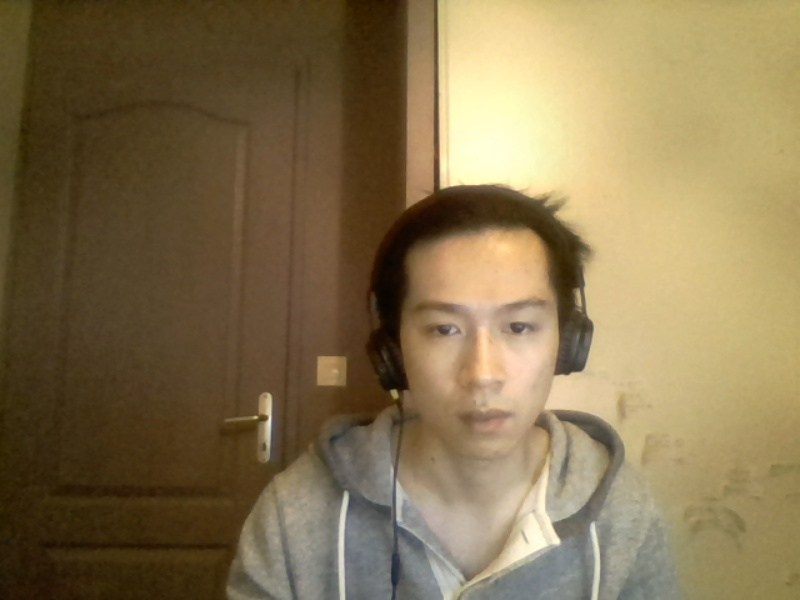
#> input picture tete/figure/image.jpg, 800 x 600 px
$ python figure.py
#> lines starting #> are read from the running program, lines starting #| are printed output that depends on the picture; after the words box and inside, x2 and y2 are one past the last pixel; in counts of white or black regions, pixels touching at a corner belong together
import cv2
import numpy as np

faceCascade = cv2.CascadeClassifier("haar/haarcascade_frontalface_alt2.xml")
eyes_cascade = cv2.CascadeClassifier("haar/haarcascade_eye.xml")

img = cv2.imread("image.jpg")
#> img is the input picture: shape (600, 800, 3); mean B, G, R 79.7, 115.3, 133.8

gray=cv2.cvtColor(img, cv2.COLOR_BGR2GRAY)
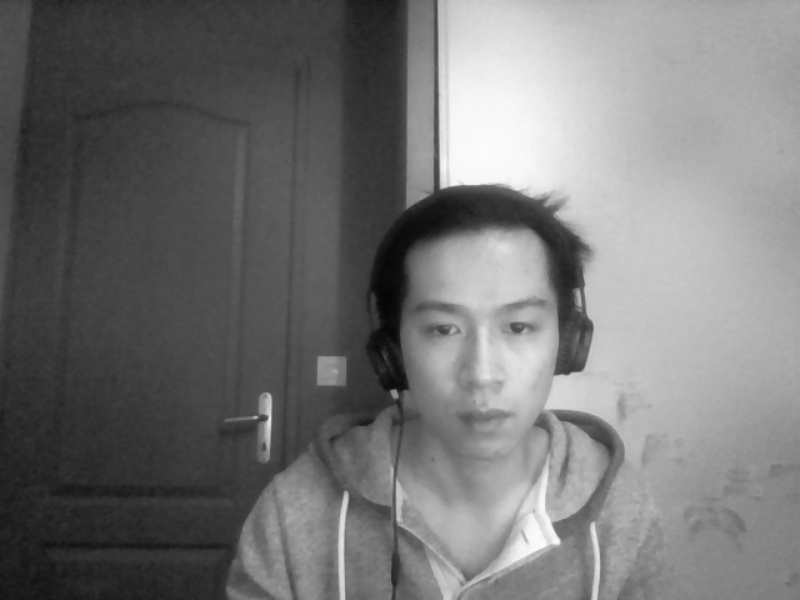
#> gray: shape (600, 800); min 5, max 252, mean 116.8
faces = faceCascade.detectMultiScale(
    gray,
    scaleFactor=1.3,
    minNeighbors=1,
    minSize=(60, 100),
    flags=cv2.CASCADE_SCALE_IMAGE
)
#> faces = [[381, 254, 193, 193]]

for x, y, w, h in faces:
    cv2.rectangle(img, (x, y), (x+w, y+h), (0, 0, 255), 2)
    crop = img[y:y+h, x+20:x+w-20]
    gray_crop = gray[y:y+h, x+20:x+w-20]

    eyes = eyes_cascade.detectMultiScale(
        gray_crop,
        scaleFactor=1.1,
        minNeighbors=1,
        minSize=(30, 30),
        flags=cv2.CASCADE_SCALE_IMAGE
    )


    liste = [[], [], [], [], [], [], [], [], [], [], [], [], [], [], [], [],
             [], [], [], [], [], [], [], [], [], [], [], [], [], [], [], [],
             [], [], [], [], [], [], [], [], [], [], [], [], [], [], [], [],
             [], [], [], [], [], [], [], [], [], [], [], [], [], [], [], [],
             [], [], [], [], [], [], [], [], [], [], [], [], [], [], [], [],
             [], [], [], [], [], [], [], [], [], [], [], [], [], [], [], [],
             [], [], [], [], [], [], [], [], [], [], [], [], [], [], [], [],
             [], [], [], [], [], [], [], [], [], [], [], [], [], [], [], [],
             [], [], [], [], [], [], [], [], [], [], [], [], [], [], [], [],
             [], [], [], [], [], [], [], [], [], [], [], [], [], [], [], [],
             [], [], [], [], [], [], [], [], [], [], [], [], [], [], [], [],
             [], [], [], [], [], [], [], [], [], [], [], [], [], [], [], [],
             [], [], [], [], [], [], [], [], [], [], [], [], [], [], [], [],
             [], [], [], [], [], [], [], [], [], [], [], [], [], [], [], [],
             [], [], [], [], [], [], [], [], [], [], [], [], [], [], [], [],
             [], [], [], [], [], [], [], [], [], [], [], [], [], [], [], [],
             [], [], [], [], [], [], [], [], [], [], [], [], [], [], [], [],
             [], [], [], [], [], [], [], [], [], [], [], [], [], [], [], [],
             [], [], [], [], [], [], [], [], [], [], [], [], [], [], [], [],
             [], [], [], [], [], [], [], [], [], [], [], [], [], [], [], [],
             [], [], [], [], [], [], [], [], [], [], [], [], [], [], [], [],
             [], [], [], [], [], [], [], [], [], [], [], [], [], [], [], [],
             [], [], [], [], [], [], [], [], [], [], [], [], [], [], [], [],
             [], [], [], [], [], [], [], [], [], [], [], [], [], [], [], [],
             [], [], [], [], [], [], [], [], [], [], [], [], [], [], [], [],
             [], [], [], [], [], [], [], [], [], [], [], [], [], [], [], [],
             [], [], [], [], [], [], [], [], [], [], [], [], [], [], [], [],
             [], [], [], [], [], [], [], [], [], [], [], [], [], [], [], [],
             [], [], [], [], [], [], [], [], [], [], [], [], [], [], [], [],
             [], [], [], [], [], [], [], [], [], [], [], [], [], [], [], [],
             [], [], [], [], [], [], [], [], [], [], [], [], [], [], [], [],
             [], [], [], [], [], [], [], [], [], [], [], [], [], [], [], []]


    new = 0
    alpha_numeric = [[], [], [], [], [], [], [], [], [], [], [], [], [], [], [], [],
                     [], [], [], [], [], [], [], [], [], [], [], [], [], [], [], [],
                     [], [], [], [], [], [], [], [], [], [], [], [], [], [], [], [],
                     [], [], [], [], [], [], [], [], [], [], [], [], [], [], [], [],
                     [], [], [], [], [], [], [], [], [], [], [], [], [], [], [], [],
                     [], [], [], [], [], [], [], [], [], [], [], [], [], [], [], [],
                     [], [], [], [], [], [], [], [], [], [], [], [], [], [], [], [],
                     [], [], [], [], [], [], [], [], [], [], [], [], [], [], [], [],
                     [], [], [], [], [], [], [], [], [], [], [], [], [], [], [], [],
                     [], [], [], [], [], [], [], [], [], [], [], [], [], [], [], [],
                     [], [], [], [], [], [], [], [], [], [], [], [], [], [], [], [],
                     [], [], [], [], [], [], [], [], [], [], [], [], [], [], [], [],
                     [], [], [], [], [], [], [], [], [], [], [], [], [], [], [], [],
                     [], [], [], [], [], [], [], [], [], [], [], [], [], [], [], [],
                     [], [], [], [], [], [], [], [], [], [], [], [], [], [], [], [],
                     [], [], [], [], [], [], [], [], [], [], [], [], [], [], [], [],
                     [], [], [], [], [], [], [], [], [], [], [], [], [], [], [], [],
                     [], [], [], [], [], [], [], [], [], [], [], [], [], [], [], [],
                     [], [], [], [], [], [], [], [], [], [], [], [], [], [], [], [],
                     [], [], [], [], [], [], [], [], [], [], [], [], [], [], [], [],
                     [], [], [], [], [], [], [], [], [], [], [], [], [], [], [], [],
                     [], [], [], [], [], [], [], [], [], [], [], [], [], [], [], [],
                     [], [], [], [], [], [], [], [], [], [], [], [], [], [], [], [],
                     [], [], [], [], [], [], [], [], [], [], [], [], [], [], [], [],
                     [], [], [], [], [], [], [], [], [], [], [], [], [], [], [], [],
                     [], [], [], [], [], [], [], [], [], [], [], [], [], [], [], [],
                     [], [], [], [], [], [], [], [], [], [], [], [], [], [], [], [],
                     [], [], [], [], [], [], [], [], [], [], [], [], [], [], [], [],
                     [], [], [], [], [], [], [], [], [], [], [], [], [], [], [], [],
                     [], [], [], [], [], [], [], [], [], [], [], [], [], [], [], [],
                     [], [], [], [], [], [], [], [], [], [], [], [], [], [], [], [],
                     [], [], [], [], [], [], [], [], [], [], [], [], [], [], [], []]


    c = 0
    for x1, y1, w1, h1 in eyes:
        if c == 0:
            #cv2.rectangle(crop, (x1, y1-20), (x1+w1, y1+20), (0, 0, 255), 2)
            eyes_crop = crop[y1-20:y1+20, x1:x1+w1]

            gray=cv2.cvtColor(eyes_crop, cv2.COLOR_BGR2GRAY)
            _, thresh = cv2.threshold(gray, 150, 255,cv2.THRESH_BINARY)

            for i in range(thresh.shape[0]):
                for j in range(thresh.shape[1]):

                    if j == thresh.shape[1] - 1:
                        new += 1

                    if thresh[i, j] == 0:
                        alpha_numeric[new].append([i, j])


            len_x = 0
            ligne = []

            for i in alpha_numeric:
                if i != []:
                    if len(i) > len_x:
                        len_x = len(i)
                        ligne.append(i)

            print(ligne[-1])

            for i in ligne[-1]:
                cv2.circle(eyes_crop, (i[1],i[0]), 1, (0,0,255), -1)


        elif c == 1:
            #cv2.rectangle(crop, (x1, y1-20), (x1+w1, y1+20), (0, 0, 255), 2)

            eyes_crop1 = crop[y1-20:y1+20, x1:x1+w1]
            gray1=cv2.cvtColor(eyes_crop1, cv2.COLOR_BGR2GRAY)
            _, thresh1 = cv2.threshold(gray1, 140, 255,cv2.THRESH_BINARY)


        c+=1
#> this loop made 1 pass
#> (x, y, w, h, eyes) on pass 1: (381, 254, 193, 193, [[89, 47, 52, 52], [18, 51, 48, 48]])
#> (printed output is left out)
#> pass 1, `gray_crop = gray[y:y+h, x+20:x+w-20]`:
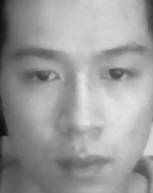
#> gray_crop: shape (193, 153); min 13, max 228, mean 155.1
#> after the loop:
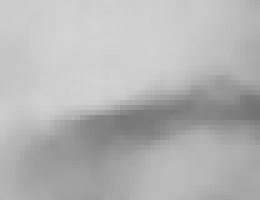
#> gray: shape (40, 52) (shown 5 times larger); min 115, max 212, mean 180.4
#> after the loop:
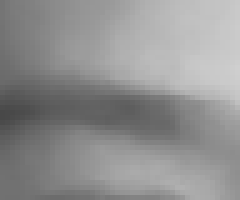
#> gray1: shape (40, 48) (shown 5 times larger); min 72, max 207, mean 144.5
#> after the loop:
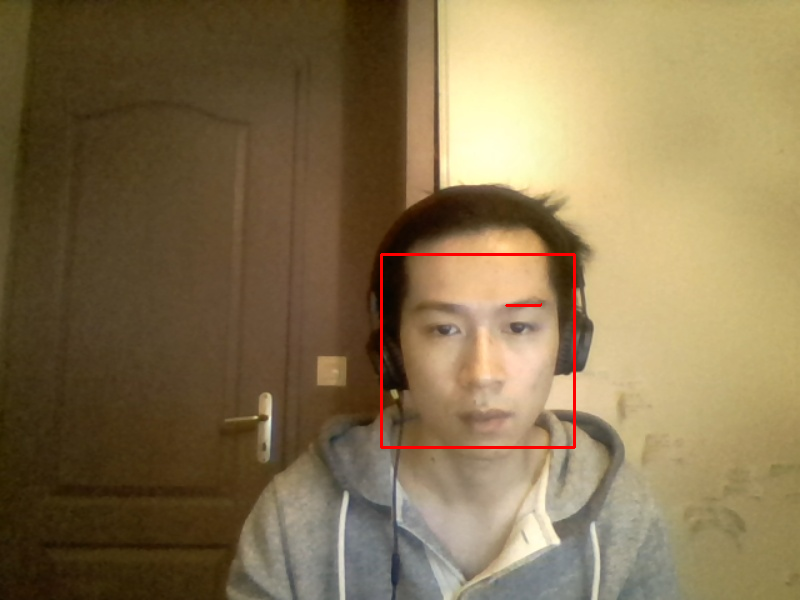
#> img: shape (600, 800, 3); 0.5% of pixels changed, all inside (x1, y1, x2, y2) = (380, 253, 576, 449)


cv2.imshow("1516", thresh)
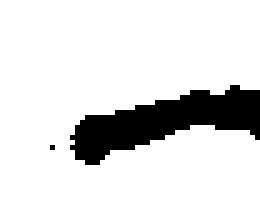
#> window '1516': shape (40, 52) (shown 5 times larger); 85.9% white; 2 black regions (1 under 20 px), largest, box (x1, y1, x2, y2) and area: (14, 17, 52, 33) 293
cv2.imshow("image1", thresh1)
cv2.imshow("image", crop)
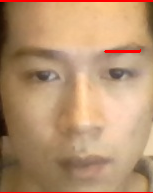
#> window 'image': shape (193, 153, 3); mean B, G, R 111.9, 146.4, 184.1


cv2.waitKey(0)
cv2.destroyAllWindows()
